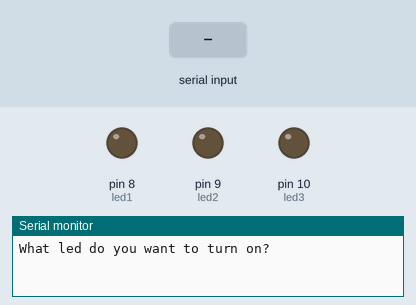
Bench run of a program on a simulated Arduino Mega 2560, built with avr-gcc and run on an emulated ATmega2560. On the bench: output pins drawn as LEDs (lit = HIGH), the last lines printed to the serial monitor. The inputs (shaded band) are chosen by the test bench.

Above: at 1.2 s.
1.3 s: "red" received over Serial
At 2.6 s:
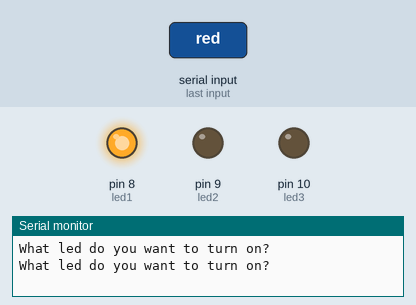
3.8 s: "green" received over Serial
At 5.8 s:
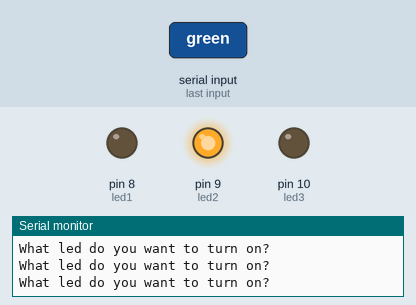
6.3 s: "blue" received over Serial
At 7.6 s:
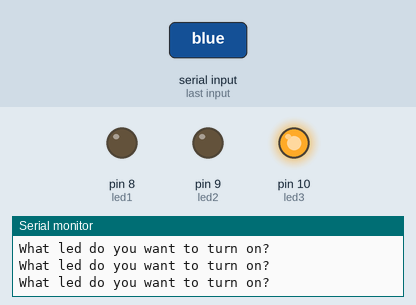
8.8 s: "x" received over Serial
At 10.6 s:
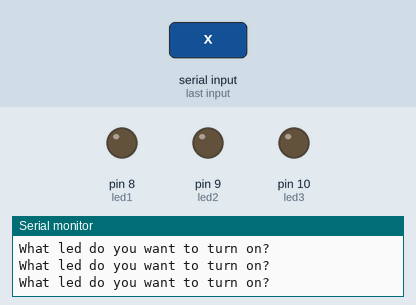
Timing chart, 0 to 12.1 s (numbered marks = the images above; inputs shaded):
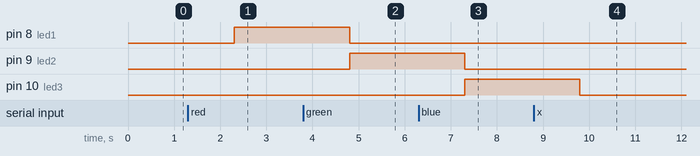

The program:

main.cpp
```cpp
#include <Arduino.h>

//PM L19: Reading strings from the serial monitor

String myName;
String msg ="What is your name? ";
String msg2 = "Hello ";
String msg3 = ", Welcome to Arduino";
String msgL ="What led do you want to turn on?";
String myLED;

int led1 = 8;
int led2 = 9;
int led3 = 10;

void setup() {
pinMode(led1, OUTPUT);
pinMode(led2, OUTPUT);
pinMode(led3, OUTPUT);

Serial.begin(9600);
}

void loop() {
/* //ask
Serial.println(msg);

//wait
while (Serial.available()==0){

}

//read
myName = Serial.readString();
Serial.print(msg2);
Serial.print(myName);

Serial.println(msg3);
 */


 Serial.println(msgL);

//wait
while (Serial.available()==0){

}

//read
myLED = Serial.readString();

if(myLED =="red"){
    digitalWrite(led1, HIGH);
    digitalWrite(led2, LOW);
    digitalWrite(led3, LOW);

}

if(myLED =="green"){
    digitalWrite(led1, LOW);
    digitalWrite(led2, HIGH);
    digitalWrite(led3, LOW);


}


if(myLED =="blue"){
   digitalWrite(led1, LOW);
    digitalWrite(led2, LOW);
    digitalWrite(led3, HIGH);


}

if(myLED == "x" || myLED=="X"){
    digitalWrite(led1, LOW);
    digitalWrite(led2, LOW);
    digitalWrite(led3, LOW);
}


}
```

Measured:
- after the input at 1.3 s, pin 8 (led1): LOW → HIGH after 1.0 s
- after the input at 3.8 s, pin 8 (led1): HIGH → LOW after 1.0 s; pin 9 (led2): LOW → HIGH after 1.0 s
- after the input at 6.3 s, pin 9 (led2): HIGH → LOW after 1.0 s; pin 10 (led3): LOW → HIGH after 1.0 s
- after the input at 8.8 s, pin 10 (led3): HIGH → LOW after 1.0 s
